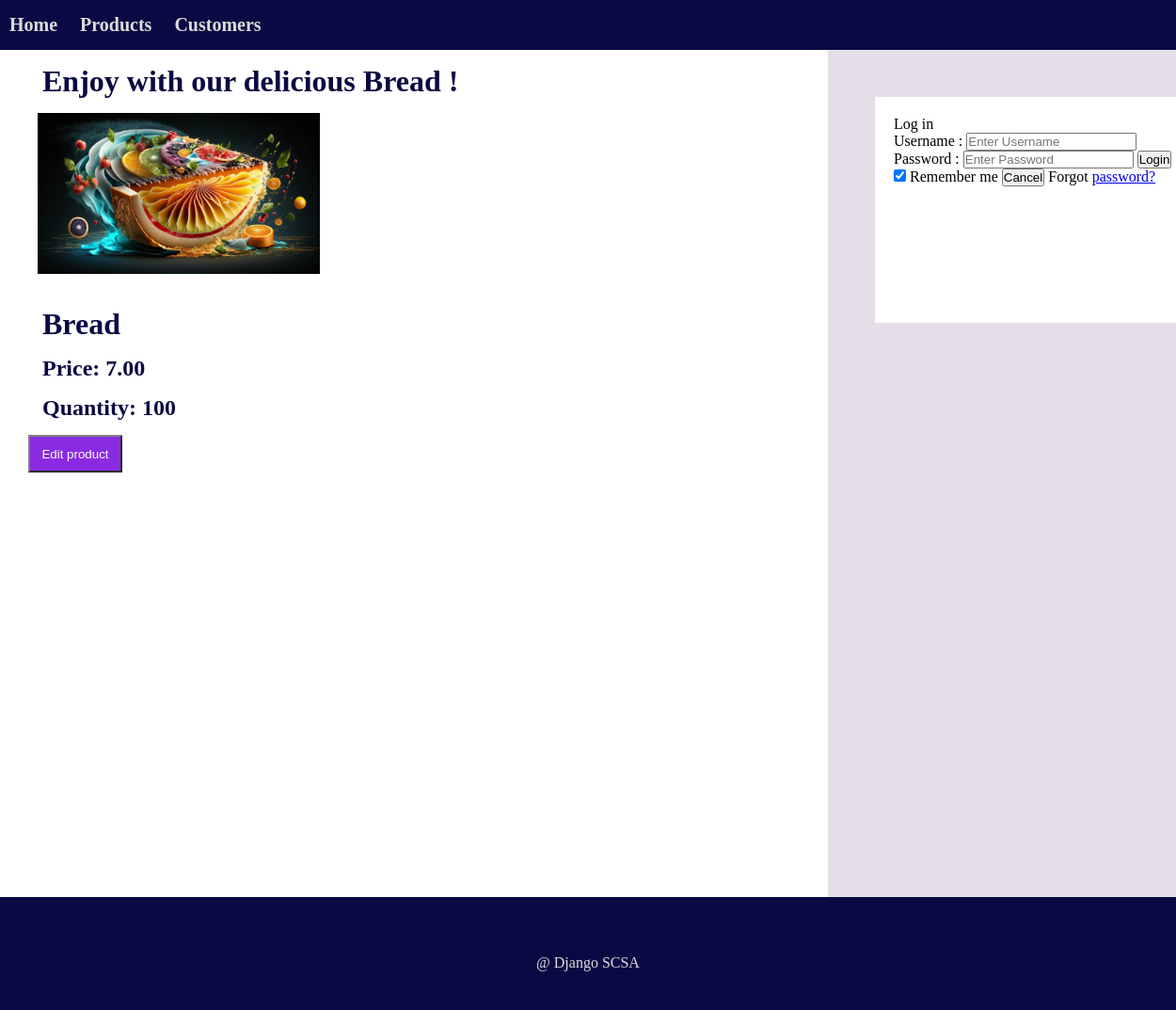
Page /home/product/1/ on the committed database.
### products/models.py (models this page shows, shortened)
class Product(models.Model):
    name = models.CharField(max_length=30)
    price = models.DecimalField(max_digits=3, decimal_places=2)
    quantity = models.IntegerField()

### products/views.py (the view)
# urls.py: path('product/<int:id>/',productView, name="product"),
def productView(request, id):
    product = Product.objects.get(id=id)
    template_name = "product.html"
    context = {
        'object':product
    }
    return render(request, template_name, context)

### templates/product.html (shortened to what this page needs)
{% extends 'base.html' %}
{% block content %}
{% load static %}
    <header>
      <h1>Enjoy with our delicious {{object.name}} ! </h1>
      <img src="{% static 'images/food2.png' %}" alt="Food" class="image-lists">
    <header>
    <div class="">
      <div class="block">
      <h1>{{ object.name }}</h1>
      <h2>Price: {{ object.price }}</h2>
      <h2>Quantity: {{ object.quantity }}</h2>
      <form method="post" action="{% url 'edit-product' id=object.id %}">
        <button type="submit" class="button">Edit product</button>
      </form>
    </div>
    </div>
  {% endblock %}

### static/css/styles.css (style rules this page uses)
* { margin:0; padding:0 }
body { background-color: rgb(9, 9, 67); }
h2, h1 { color: rgb(9, 9, 67); margin: 15px; }
header { width: 100%; }
.button { width: 100px; height: 40px; background-color: blueviolet; color: white; border-color: grey; }
.image-lists { display: flex; width: 300px; margin: 10px; padding-bottom: 20px;; }

### rows in the picture
Product: name "Bread", price "7.00", quantity "100"
